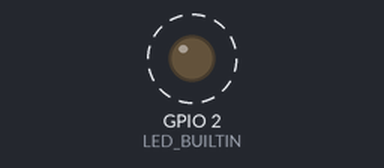
Simulated run of this program. Board: ESP32. On the bench: output pins drawn as LEDs (lit = HIGH). Dashed ring = blinking. WiFi joins after 1.5 s; servers stay silent unless stated; network time is answered at once with the bench clock; the local clock reads 2024-03-15 10:24:30 at power-on unless the program sets it; what the program prints to the serial monitor is not drawn.

Above: at 2.0 s.
Timing chart, 0 to 6.1 s (numbered marks = the images above):
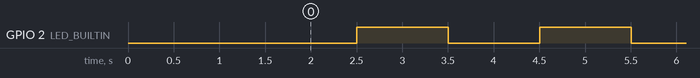

The program:

main.cpp
```cpp
#include <Arduino.h>
#include <WiFi.h>
#include <ArduinoOTA.h>
#include <Ticker.h>
#include <NTPClient.h>
#include <WiFiUdp.h>
#define WIFI_SSID ""
#define WIFI_PASSWORD ""

WiFiUDP ntpUDP;
NTPClient timeClient(ntpUDP, "id.pool.ntp.org", 7*3600);

Ticker timer1Sec;
void onTimer1Sec()
{
  digitalWrite(LED_BUILTIN, !digitalRead(LED_BUILTIN));
  // Serial.println("Hello World");
  Serial.println("Now: "+timeClient.getFormattedTime());
}

void setup()
{
  Serial.begin(115200);
  pinMode(LED_BUILTIN, OUTPUT);
  Serial.println("Booting...");
  WiFi.mode(WIFI_STA);
  WiFi.begin(WIFI_SSID, WIFI_PASSWORD);
  while (WiFi.waitForConnectResult() != WL_CONNECTED) {
    Serial.println("Connection Failed! Rebooting...");
    delay(5000);
    ESP.restart();
  }
  Serial.print("System connected with IP address: ");
  Serial.println(WiFi.localIP());
  Serial.printf("RSSI: %d\n", WiFi.RSSI());
  ArduinoOTA.setHostname("esp32_iot8");
  ArduinoOTA.begin();
  timeClient.begin();
  timer1Sec.attach(1, onTimer1Sec);
}

void loop()
{
  timeClient.update();
  ArduinoOTA.handle();
}
```

Measured:
- by itself, GPIO 2 (LED_BUILTIN): alternates HIGH for 1.0 s and LOW for 1.0 s
